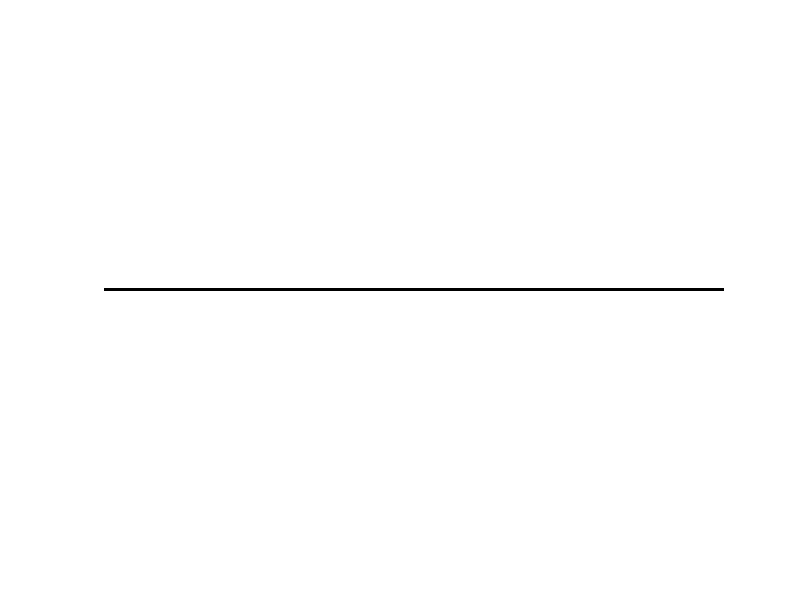

The MATLAB source for this figure: (Note: this script raises an error after producing the figure.)
% -------
% figure: demo -  underlying principle of motion direction embedding using coded exposure phpotography
% ------

clc, clear, close all

% param
ce_code = [1,1,0,1,1];
box_code = [1,1,1,1,1];
code_seg_length = 60;
img_name = 'circ.png';
save_dir = img_name(1:end-4);
mkdir(save_dir)

% 
seg_vec = ones(1, code_seg_length);
kernel_box = kron(box_code, seg_vec); kernel_box = kernel_box/sum(kernel_box(:));
kernel_ce = kron(ce_code, seg_vec); kernel_ce = kernel_ce/sum(kernel_ce(:));
figure
imshow(kernel_ce)

% load patters
x=im2double(imread(img_name));
imshow(x)

% blur and save
x_ce=imfilter(x, kernel_ce,'replicate');
figure, imshow(x_ce), imwrite(x_ce, [save_dir '/x_ce.png'])
figure, plot(x_ce(uint8(size(x_ce,1)/2),:,1),'linewidth',2), axis off, saveas(gcf,  [save_dir '/x_ce_plot.svg'])

x_box=imfilter(x, kernel_box, 'replicate');
figure, imshow(x_box), imwrite(x_box, [save_dir '/x_box.png'])
figure, plot(x_box(uint8(size(x_box,1)/2),:,1),'linewidth',2), axis off, saveas(gcf, [save_dir '/x_box_plot.svg'])